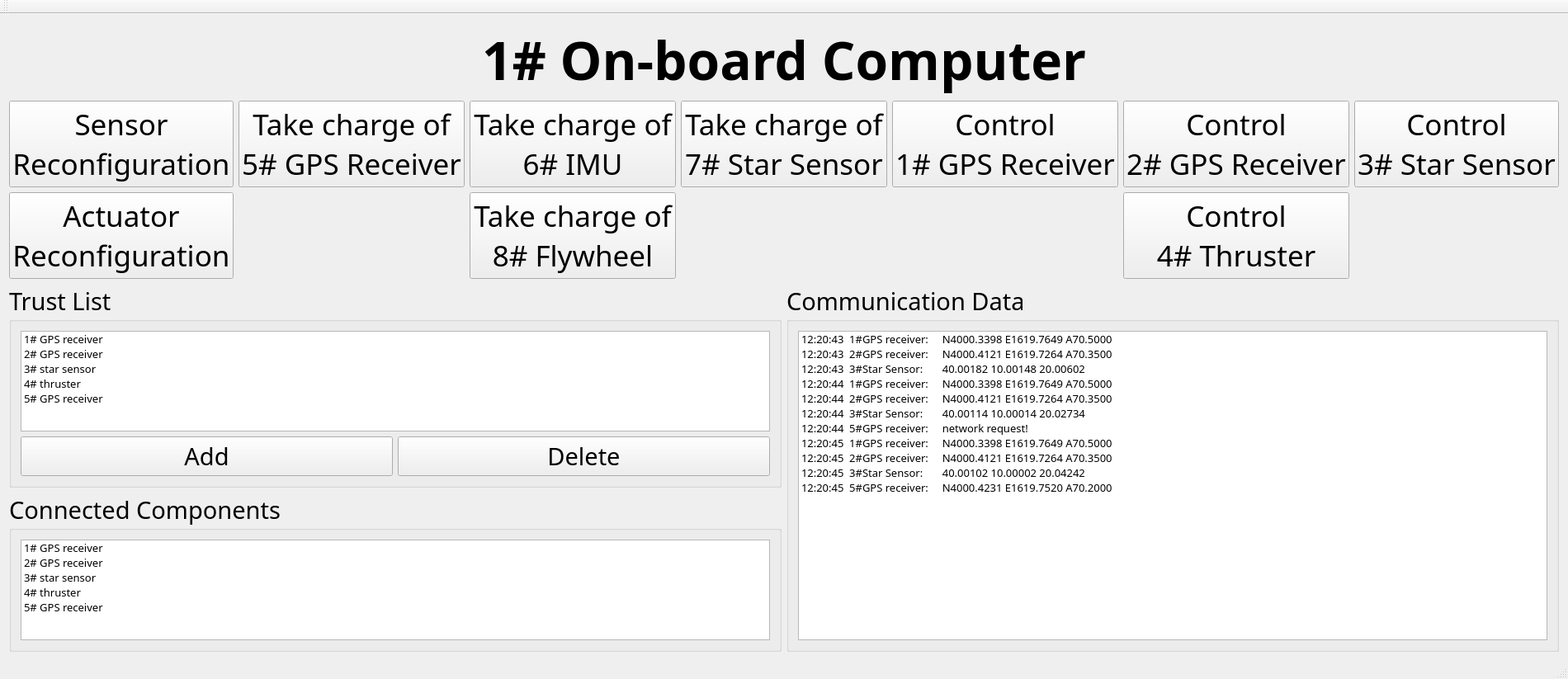
<?xml version="1.0" encoding="UTF-8"?>
<ui version="4.0">
 <class>MainWindow</class>
 <widget class="QMainWindow" name="MainWindow">
  <property name="geometry">
   <rect>
    <x>0</x>
    <y>0</y>
    <width>1180</width>
    <height>823</height>
   </rect>
  </property>
  <property name="windowTitle">
   <string>Spacecraft Cluster</string>
  </property>
  <widget class="QWidget" name="centralWidget">
   <layout class="QVBoxLayout" name="verticalLayout_5">
    <item>
     <layout class="QHBoxLayout" name="horizontalLayout_2">
      <item>
       <spacer name="horizontalSpacer">
        <property name="orientation">
         <enum>Qt::Horizontal</enum>
        </property>
        <property name="sizeHint" stdset="0">
         <size>
          <width>40</width>
          <height>20</height>
         </size>
        </property>
       </spacer>
      </item>
      <item>
       <widget class="QLabel" name="label">
        <property name="font">
         <font>
          <family>Adobe Arabic</family>
          <pointsize>48</pointsize>
          <weight>75</weight>
          <bold>true</bold>
         </font>
        </property>
        <property name="text">
         <string>1# On-board Computer</string>
        </property>
       </widget>
      </item>
      <item>
       <spacer name="horizontalSpacer_2">
        <property name="orientation">
         <enum>Qt::Horizontal</enum>
        </property>
        <property name="sizeHint" stdset="0">
         <size>
          <width>40</width>
          <height>20</height>
         </size>
        </property>
       </spacer>
      </item>
     </layout>
    </item>
    <item>
     <layout class="QGridLayout" name="gridLayout">
      <item row="0" column="3">
       <widget class="QPushButton" name="pushButton_8">
        <property name="font">
         <font>
          <family>Adobe Arabic</family>
          <pointsize>26</pointsize>
         </font>
        </property>
        <property name="text">
         <string>Take charge of 
7# Star Sensor</string>
        </property>
       </widget>
      </item>
      <item row="0" column="1">
       <widget class="QPushButton" name="pushButton_5">
        <property name="font">
         <font>
          <family>Adobe Arabic</family>
          <pointsize>26</pointsize>
         </font>
        </property>
        <property name="text">
         <string>Take charge of 
5# GPS Receiver</string>
        </property>
       </widget>
      </item>
      <item row="0" column="4">
       <widget class="QPushButton" name="pushButton_9">
        <property name="font">
         <font>
          <family>Adobe Arabic</family>
          <pointsize>26</pointsize>
         </font>
        </property>
        <property name="text">
         <string>Control 
1# GPS Receiver</string>
        </property>
       </widget>
      </item>
      <item row="0" column="5">
       <widget class="QPushButton" name="pushButton_10">
        <property name="font">
         <font>
          <family>Adobe Arabic</family>
          <pointsize>26</pointsize>
         </font>
        </property>
        <property name="text">
         <string>Control 
2# GPS Receiver</string>
        </property>
       </widget>
      </item>
      <item row="0" column="6">
       <widget class="QPushButton" name="pushButton_11">
        <property name="font">
         <font>
          <family>Adobe Arabic</family>
          <pointsize>26</pointsize>
         </font>
        </property>
        <property name="text">
         <string>Control 
3# Star Sensor</string>
        </property>
       </widget>
      </item>
      <item row="0" column="0">
       <widget class="QPushButton" name="pushButton">
        <property name="font">
         <font>
          <family>Adobe Arabic</family>
          <pointsize>26</pointsize>
         </font>
        </property>
        <property name="text">
         <string>Sensor
Reconfiguration</string>
        </property>
       </widget>
      </item>
      <item row="0" column="2">
       <widget class="QPushButton" name="pushButton_6">
        <property name="font">
         <font>
          <family>Adobe Arabic</family>
          <pointsize>26</pointsize>
         </font>
        </property>
        <property name="text">
         <string>Take charge of 
6# IMU</string>
        </property>
       </widget>
      </item>
      <item row="1" column="0">
       <widget class="QPushButton" name="pushButton_2">
        <property name="font">
         <font>
          <family>Adobe Arabic</family>
          <pointsize>26</pointsize>
         </font>
        </property>
        <property name="text">
         <string>Actuator 
Reconfiguration</string>
        </property>
       </widget>
      </item>
      <item row="1" column="2">
       <widget class="QPushButton" name="pushButton_7">
        <property name="font">
         <font>
          <family>Adobe Arabic</family>
          <pointsize>26</pointsize>
         </font>
        </property>
        <property name="text">
         <string>Take charge of 
8# Flywheel</string>
        </property>
       </widget>
      </item>
      <item row="1" column="5">
       <widget class="QPushButton" name="pushButton_12">
        <property name="font">
         <font>
          <family>Adobe Arabic</family>
          <pointsize>26</pointsize>
         </font>
        </property>
        <property name="text">
         <string>Control 
4# Thruster</string>
        </property>
       </widget>
      </item>
     </layout>
    </item>
    <item>
     <layout class="QHBoxLayout" name="horizontalLayout_3">
      <item>
       <layout class="QVBoxLayout" name="verticalLayout_4">
        <item>
         <widget class="QGroupBox" name="groupBox">
          <property name="font">
           <font>
            <family>Adobe Arabic</family>
            <pointsize>22</pointsize>
           </font>
          </property>
          <property name="title">
           <string>Trust List</string>
          </property>
          <layout class="QVBoxLayout" name="verticalLayout">
           <item>
            <widget class="QListWidget" name="listWidget">
             <property name="font">
              <font>
               <pointsize>10</pointsize>
              </font>
             </property>
             <item>
              <property name="text">
               <string>1# GPS receiver</string>
              </property>
             </item>
             <item>
              <property name="text">
               <string>2# GPS receiver</string>
              </property>
             </item>
             <item>
              <property name="text">
               <string>3# star sensor</string>
              </property>
             </item>
             <item>
              <property name="text">
               <string>4# thruster</string>
              </property>
             </item>
             <item>
              <property name="text">
               <string>5# GPS receiver</string>
              </property>
             </item>
            </widget>
           </item>
           <item>
            <layout class="QHBoxLayout" name="horizontalLayout">
             <item>
              <widget class="QPushButton" name="pushButton_3">
               <property name="text">
                <string>Add</string>
               </property>
              </widget>
             </item>
             <item>
              <widget class="QPushButton" name="pushButton_4">
               <property name="text">
                <string>Delete</string>
               </property>
              </widget>
             </item>
            </layout>
           </item>
          </layout>
         </widget>
        </item>
        <item>
         <widget class="QGroupBox" name="groupBox_2">
          <property name="font">
           <font>
            <family>Adobe Arabic</family>
            <pointsize>22</pointsize>
           </font>
          </property>
          <property name="title">
           <string>Connected Components</string>
          </property>
          <layout class="QVBoxLayout" name="verticalLayout_2">
           <item>
            <widget class="QListWidget" name="listWidget_3">
             <property name="font">
              <font>
               <pointsize>10</pointsize>
              </font>
             </property>
             <item>
              <property name="text">
               <string>1# GPS receiver</string>
              </property>
             </item>
             <item>
              <property name="text">
               <string>2# GPS receiver</string>
              </property>
             </item>
             <item>
              <property name="text">
               <string>3# star sensor</string>
              </property>
             </item>
             <item>
              <property name="text">
               <string>4# thruster</string>
              </property>
             </item>
             <item>
              <property name="text">
               <string>5# GPS receiver</string>
              </property>
             </item>
            </widget>
           </item>
          </layout>
         </widget>
        </item>
       </layout>
      </item>
      <item>
       <widget class="QGroupBox" name="groupBox_3">
        <property name="font">
         <font>
          <family>Adobe Arabic</family>
          <pointsize>22</pointsize>
         </font>
        </property>
        <property name="title">
         <string>Communication Data</string>
        </property>
        <layout class="QVBoxLayout" name="verticalLayout_3">
         <item>
          <widget class="QListWidget" name="listWidget_2">
           <property name="font">
            <font>
             <pointsize>10</pointsize>
            </font>
           </property>
           <item>
            <property name="text">
             <string>12:20:43  1#GPS receiver:     N4000.3398 E1619.7649 A70.5000</string>
            </property>
           </item>
           <item>
            <property name="text">
             <string>12:20:43  2#GPS receiver:     N4000.4121 E1619.7264 A70.3500</string>
            </property>
           </item>
           <item>
            <property name="text">
             <string>12:20:43  3#Star Sensor:       40.00182 10.00148 20.00602</string>
            </property>
           </item>
           <item>
            <property name="text">
             <string>12:20:44  1#GPS receiver:     N4000.3398 E1619.7649 A70.5000</string>
            </property>
           </item>
           <item>
            <property name="text">
             <string>12:20:44  2#GPS receiver:     N4000.4121 E1619.7264 A70.3500</string>
            </property>
           </item>
           <item>
            <property name="text">
             <string>12:20:44  3#Star Sensor:       40.00114 10.00014 20.02734</string>
            </property>
           </item>
           <item>
            <property name="text">
             <string>12:20:44  5#GPS receiver:     network request!</string>
            </property>
           </item>
           <item>
            <property name="text">
             <string>12:20:45  1#GPS receiver:     N4000.3398 E1619.7649 A70.5000</string>
            </property>
           </item>
           <item>
            <property name="text">
             <string>12:20:45  2#GPS receiver:     N4000.4121 E1619.7264 A70.3500</string>
            </property>
           </item>
           <item>
            <property name="text">
             <string>12:20:45  3#Star Sensor:       40.00102 10.00002 20.04242</string>
            </property>
           </item>
           <item>
            <property name="text">
             <string>12:20:45  5#GPS receiver:     N4000.4231 E1619.7520 A70.2000</string>
            </property>
           </item>
          </widget>
         </item>
        </layout>
       </widget>
      </item>
     </layout>
    </item>
   </layout>
  </widget>
  <widget class="QMenuBar" name="menuBar">
   <property name="geometry">
    <rect>
     <x>0</x>
     <y>0</y>
     <width>1180</width>
     <height>23</height>
    </rect>
   </property>
  </widget>
  <widget class="QToolBar" name="mainToolBar">
   <attribute name="toolBarArea">
    <enum>TopToolBarArea</enum>
   </attribute>
   <attribute name="toolBarBreak">
    <bool>false</bool>
   </attribute>
  </widget>
  <widget class="QStatusBar" name="statusBar"/>
 </widget>
 <layoutdefault spacing="6" margin="11"/>
 <resources/>
 <connections/>
</ui>
